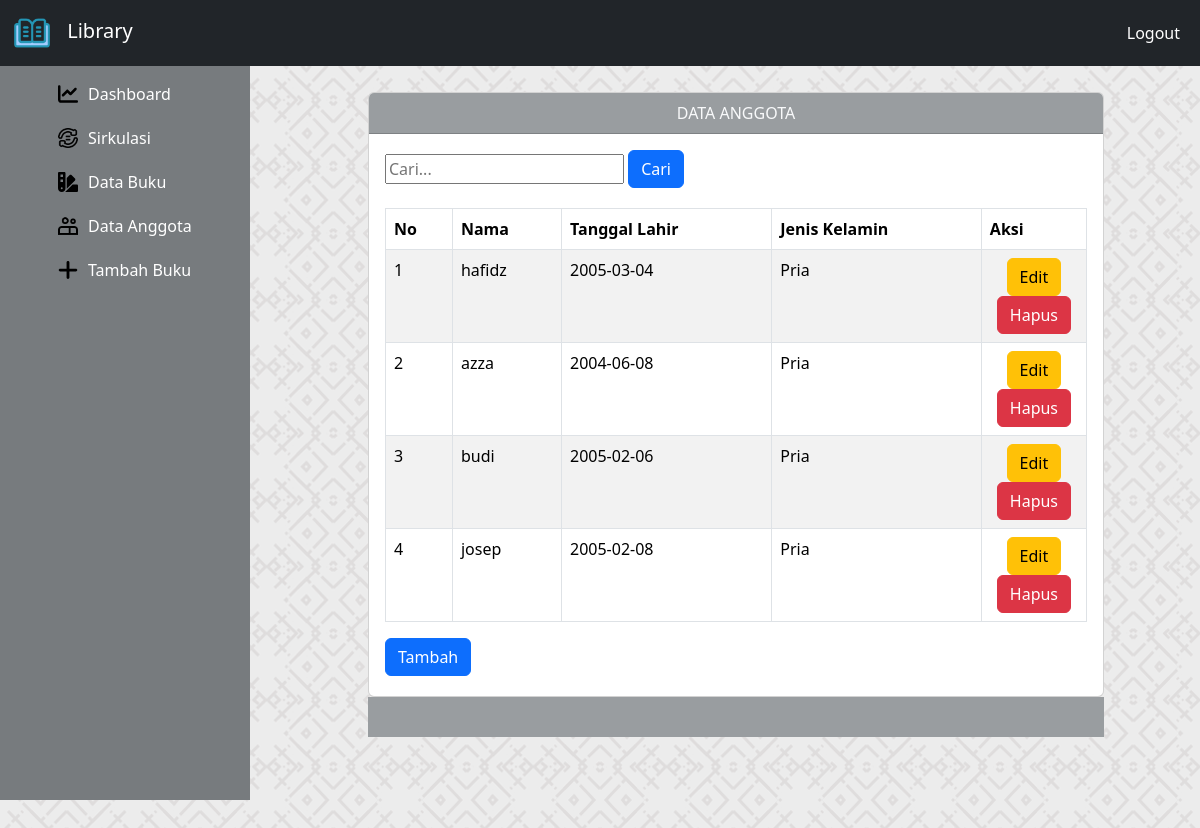
The page /dataanggota.php on the database its author committed.
### tables this page shows
CREATE TABLE `user` (
  `id` int(11) NOT NULL,
  `nama` varchar(250) NOT NULL,
  `username` varchar(30) NOT NULL,
  `password` varchar(250) NOT NULL,
  `tgl_lahir` date DEFAULT NULL,
  `jenis_kelamin` text NOT NULL
);

### config/controller.php (called while the page is built, shortened)
<?php
    function select($query) {
        global $conn;
        $result = mysqli_query($conn, $query);
        $rows = [];
        while ($row = mysqli_fetch_assoc($result)) {
            $rows[] = $row;
        }
        return $rows;
    }
?>

### dataanggota.php (the view)
<?php
    include 'layout/header.php';
    $search = "";
    if ($_SERVER['REQUEST_METHOD'] == 'POST') {
        $search = $_POST['search'];
        $data_anggota = select("SELECT * FROM user WHERE nama LIKE '%$search%' OR tgl_lahir LIKE '%$search%' OR jenis_kelamin LIKE '%$search%' ORDER BY id DESC");
    } else {
        $data_anggota = select("SELECT * FROM user ORDER BY id DESC");
    }
?>
<link rel="stylesheet" href="css/databarang.css">
<div class="konten row">
    <div class="col-md-10 mx-auto">
        <div class="card mt-3">
            <div class="card-header text-light text-center">
                DATA ANGGOTA
            </div>
            <div class="card-body">
                <form method="POST" action="">
                    <input type="text" name="search" placeholder="Cari..." value="<?= $search ?>">
                    <button type="submit" class="btn btn-primary mb-1 float-right">Cari</button>
                </form>
                <div class="col">
                    <table class="table table-bordered table-striped mt-3" id="table">
                        <thead>
                            <tr>
                                <th>No</th>
                                <th>Nama</th>
                                <th>Tanggal Lahir</th>
                                <th>Jenis Kelamin</th>
                                <th>Aksi</th>
                            </tr>
                        </thead>
                        <tbody>
                            <?php $no = 1; ?>
                            <?php foreach ($data_anggota as $user):?>
                            <tr>
                                <td><?= $no++; ?></td>
                                <td><?= $user['nama']; ?></td>
                                <td><?= $user['tgl_lahir']; ?></td>
                                <td><?= $user['jenis_kelamin']; ?></td>
                                <td width="15%" class="text-center">
                                    <a href="editanggota.php?id=<?= $user['id']; ?>" class="btn btn-warning">Edit</a>
                                    <a href="hapus-barang.php?id=<?= $user['id']; ?>" class="btn btn-danger" onclick="return confirm('Apakah Anda Yakin Ingin Hapus Data Ini?')">Hapus</a>
                                </td>
                            </tr>
                            <?php endforeach;?>
                        </tbody>
                    </table>
                    <a href="register.php" class="btn btn-primary mb-1 float-right">Tambah</a>
                </div>
            </div>
        </div>
        <div class="card-footer"></div>
    </div>
</div>

### css/databarang.css (style rules this page uses)
body { background-image: url(../foto/bg2.png); justify-content: center; align-items: center; height: 100vh; }
.card-header { background-color: #999DA0; }
.card-footer { height: 40px; background-color: #999DA0; }

### layout/header.php (style rules this page uses)
.konten { margin-left: 260px; padding: 20px; }

### rows shown on the page
user: nama "hafidz", tgl_lahir "2005-03-04", jenis_kelamin "Pria"
user: nama "azza", tgl_lahir "2004-06-08", jenis_kelamin "Pria"
user: nama "budi", tgl_lahir "2005-02-06", jenis_kelamin "Pria"
user: nama "josep", tgl_lahir "2005-02-08", jenis_kelamin "Pria"
